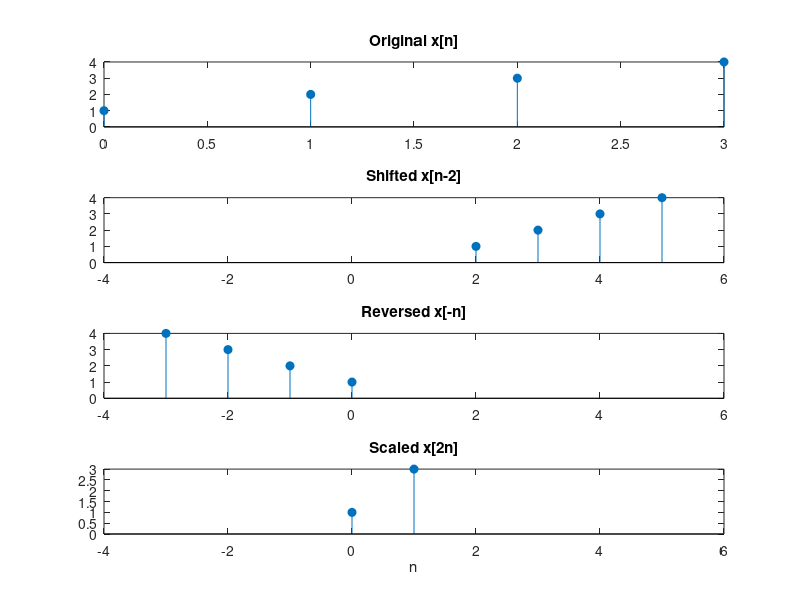

Source code (MATLAB):
% --- Problem 2: Signal Operations ---
clc; clear; close all;
n = 0:3;         
% Original time index
x = [1, 2, 3, 4]; % Original signal

% 1. Time Shifting: x[n-2] (Delay by 2)
n_shift = n + 2; % The values stay the same, but the time axis shifts right
x_shift = x;

% 2. Time Reversal: x[-n]
n_rev = -fliplr(n); % Flip time indices and make them negative
x_rev = fliplr(x);  % Flip the signal values

% 3. Time Scaling: x[2n] (Decimation/Downsampling by 2)
% We only keep even indices of n.
% For n = 0,2 -> n_scaled = 0,1.
n_scale = n(1:2:end) / 2; % New time axis
x_scale = x(1:2:end);     % Grab every 2nd sample

% Plotting
figure('Name', 'Problem 2: Signal Operations');
subplot(4,1,1); stem(n, x, 'filled'); title('Original x[n]');
subplot(4,1,2); stem(n_shift, x_shift, 'filled'); title('Shifted x[n-2]'); 
xlim([-4 6]);
subplot(4,1,3); stem(n_rev, x_rev, 'filled'); title('Reversed x[-n]'); 
xlim([-4 6]);
subplot(4,1,4); stem(n_scale, x_scale, 'filled'); title('Scaled x[2n]'); 
xlim([-4 6]); xlabel('n');
